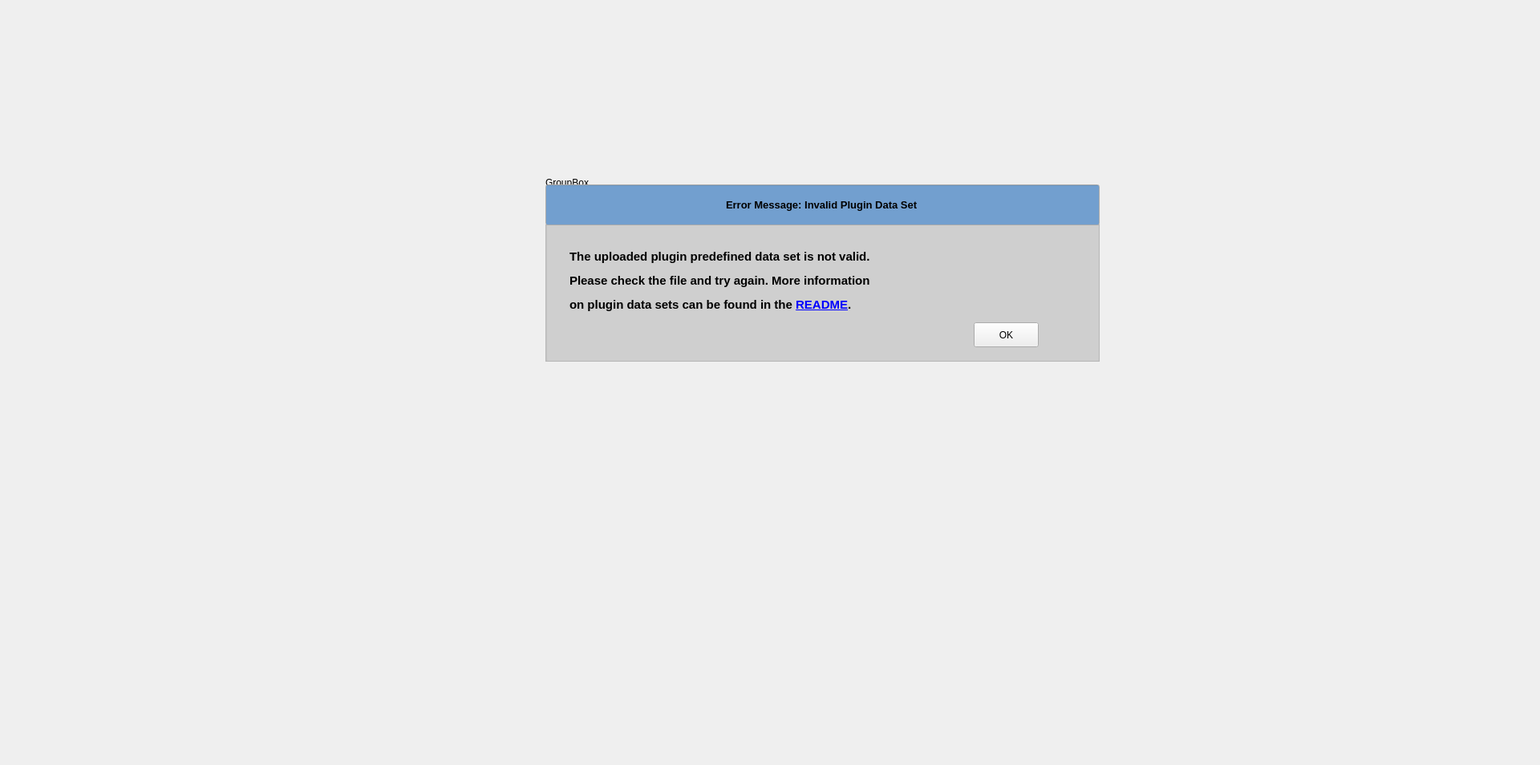
<?xml version="1.0" encoding="UTF-8"?>
<ui version="4.0">
 <class>DockWidget</class>
 <widget class="QDockWidget" name="DockWidget">
  <property name="geometry">
   <rect>
    <x>0</x>
    <y>0</y>
    <width>1920</width>
    <height>954</height>
   </rect>
  </property>
  <property name="palette">
   <palette>
    <active>
     <colorrole role="Base">
      <brush brushstyle="SolidPattern">
       <color alpha="142">
        <red>184</red>
        <green>184</green>
        <blue>184</blue>
       </color>
      </brush>
     </colorrole>
    </active>
    <inactive>
     <colorrole role="Base">
      <brush brushstyle="SolidPattern">
       <color alpha="142">
        <red>184</red>
        <green>184</green>
        <blue>184</blue>
       </color>
      </brush>
     </colorrole>
    </inactive>
    <disabled>
     <colorrole role="Base">
      <brush brushstyle="SolidPattern">
       <color alpha="255">
        <red>255</red>
        <green>255</green>
        <blue>255</blue>
       </color>
      </brush>
     </colorrole>
    </disabled>
   </palette>
  </property>
  <property name="windowTitle">
   <string>DockWidget</string>
  </property>
  <widget class="QWidget" name="dockWidgetContents">
   <widget class="QGroupBox" name="groupBox">
    <property name="geometry">
     <rect>
      <x>680</x>
      <y>220</y>
      <width>691</width>
      <height>231</height>
     </rect>
    </property>
    <property name="title">
     <string>GroupBox</string>
    </property>
    <widget class="QLineEdit" name="PluginView_4">
     <property name="geometry">
      <rect>
       <x>0</x>
       <y>10</y>
       <width>691</width>
       <height>51</height>
      </rect>
     </property>
     <property name="palette">
      <palette>
       <active>
        <colorrole role="Base">
         <brush brushstyle="SolidPattern">
          <color alpha="255">
           <red>114</red>
           <green>159</green>
           <blue>207</blue>
          </color>
         </brush>
        </colorrole>
       </active>
       <inactive>
        <colorrole role="Base">
         <brush brushstyle="SolidPattern">
          <color alpha="255">
           <red>114</red>
           <green>159</green>
           <blue>207</blue>
          </color>
         </brush>
        </colorrole>
       </inactive>
       <disabled>
        <colorrole role="Base">
         <brush brushstyle="SolidPattern">
          <color alpha="255">
           <red>255</red>
           <green>255</green>
           <blue>255</blue>
          </color>
         </brush>
        </colorrole>
       </disabled>
      </palette>
     </property>
     <property name="font">
      <font>
       <pointsize>10</pointsize>
       <weight>75</weight>
       <bold>true</bold>
      </font>
     </property>
     <property name="autoFillBackground">
      <bool>false</bool>
     </property>
     <property name="text">
      <string>Error Message: Invalid Plugin Data Set</string>
     </property>
     <property name="alignment">
      <set>Qt::AlignCenter</set>
     </property>
     <property name="readOnly">
      <bool>true</bool>
     </property>
    </widget>
    <widget class="QColumnView" name="PluginView_3">
     <property name="geometry">
      <rect>
       <x>0</x>
       <y>60</y>
       <width>691</width>
       <height>171</height>
      </rect>
     </property>
     <property name="palette">
      <palette>
       <active>
        <colorrole role="Base">
         <brush brushstyle="SolidPattern">
          <color alpha="142">
           <red>184</red>
           <green>184</green>
           <blue>184</blue>
          </color>
         </brush>
        </colorrole>
       </active>
       <inactive>
        <colorrole role="Base">
         <brush brushstyle="SolidPattern">
          <color alpha="142">
           <red>184</red>
           <green>184</green>
           <blue>184</blue>
          </color>
         </brush>
        </colorrole>
       </inactive>
       <disabled>
        <colorrole role="Base">
         <brush brushstyle="SolidPattern">
          <color alpha="255">
           <red>255</red>
           <green>255</green>
           <blue>255</blue>
          </color>
         </brush>
        </colorrole>
       </disabled>
      </palette>
     </property>
    </widget>
    <widget class="QPushButton" name="pushButton">
     <property name="geometry">
      <rect>
       <x>534</x>
       <y>182</y>
       <width>81</width>
       <height>31</height>
      </rect>
     </property>
     <property name="text">
      <string>OK</string>
     </property>
    </widget>
    <widget class="QLabel" name="label">
     <property name="geometry">
      <rect>
       <x>30</x>
       <y>80</y>
       <width>501</width>
       <height>101</height>
      </rect>
     </property>
     <property name="text">
      <string>&lt;html&gt;&lt;head/&gt;&lt;body&gt;&lt;p&gt;&lt;span style=&quot; font-size:11pt; font-weight:600;&quot;&gt;The uploaded plugin predefined data set is not valid.&lt;/span&gt;&lt;/p&gt;&lt;p&gt;&lt;span style=&quot; font-size:11pt; font-weight:600;&quot;&gt;Please check the file and try again. More information &lt;/span&gt;&lt;/p&gt;&lt;p&gt;&lt;span style=&quot; font-size:11pt; font-weight:600;&quot;&gt;on plugin data sets can be found in the &lt;/span&gt;&lt;span style=&quot; font-size:11pt; font-weight:600; text-decoration: underline; color:#0000ff;&quot;&gt;README&lt;/span&gt;&lt;span style=&quot; font-size:11pt; font-weight:600;&quot;&gt;.&lt;/span&gt;&lt;/p&gt;&lt;/body&gt;&lt;/html&gt;</string>
     </property>
     <property name="textFormat">
      <enum>Qt::AutoText</enum>
     </property>
    </widget>
    <zorder>PluginView_3</zorder>
    <zorder>PluginView_4</zorder>
    <zorder>pushButton</zorder>
    <zorder>label</zorder>
   </widget>
  </widget>
 </widget>
 <resources/>
 <connections/>
</ui>
